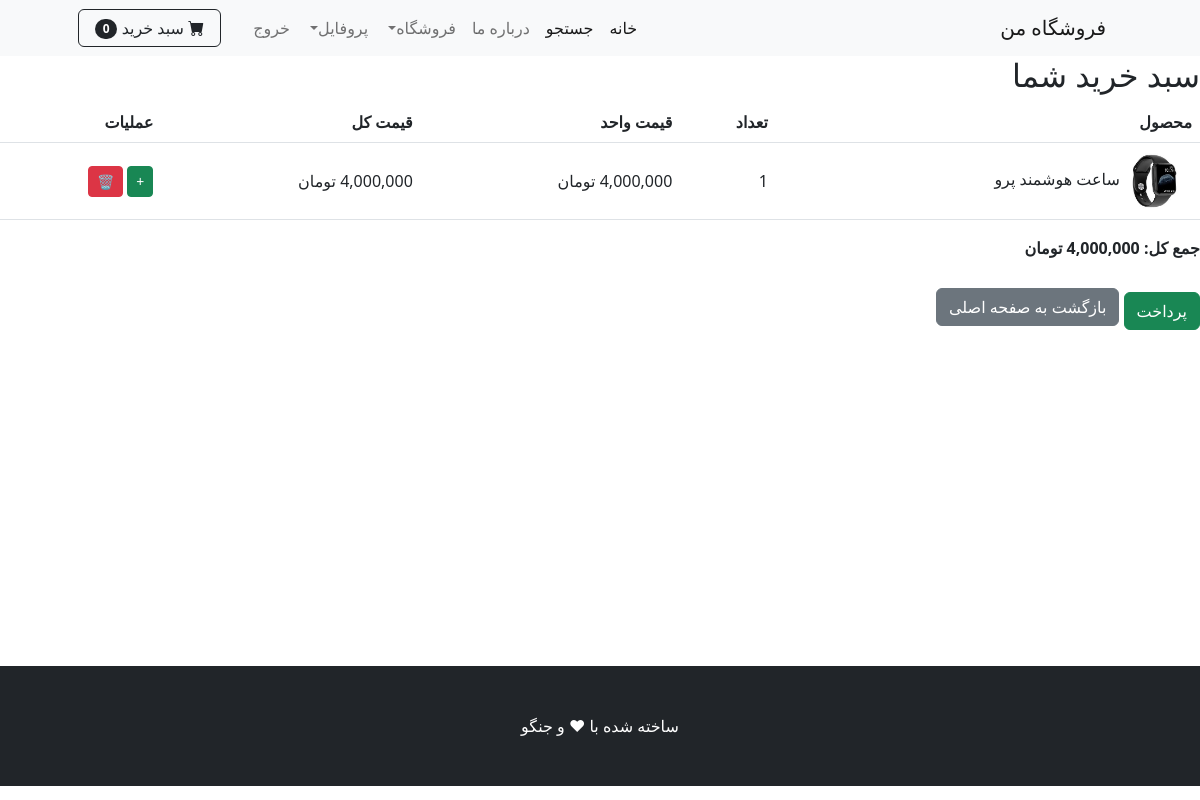
The app's page /cart/summary/ (signed in) with its own data.
### cart/models.py (models this page shows, shortened)
class CartItem(models.Model):
    cart = models.ForeignKey(Cart, related_name='items', on_delete=models.CASCADE)
    product = models.ForeignKey(Product, on_delete=models.CASCADE)
    quantity = models.PositiveIntegerField(default=1)
    added_at = models.DateTimeField(auto_now_add=True)
    def total_price(self):
        price = self.product.sale_price if self.product.is_sale else self.product.price
        return price * self.quantity

### shop/models.py (models this page shows, shortened)
class Product(models.Model):
    name = models.CharField(max_length=100)
    description = models.CharField(max_length=500, default="", blank=True, null=True)
    price = models.DecimalField(default=0, max_digits=15, decimal_places=0)
    category = models.ForeignKey(Category, on_delete=models.CASCADE, default=1)
    picture = models.ImageField(upload_to='uploads/products/', null=True, blank=True)
    is_sale = models.BooleanField(default=False)
    sale_price = models.DecimalField(default=0, max_digits=15, decimal_places=0)
    discount = models.DecimalField(default=0, max_digits=5, decimal_places=2)
    star=models.IntegerField(default=0,validators=[MinValueValidator(0),MaxValueValidator(5)])

### cart/views.py (the view)
# urls.py: path('summary/', views.cart_summary, name='cart_summary'),
@login_required
def cart_summary(request):
    cart, _ = Cart.objects.get_or_create(user=request.user)
    items = cart.items.all()
    return render(request, 'cart/cart_summary.html', {
        'cart': cart,
        'items': items,
        'total_price': cart.total_price()
    })

### cart/context_processors.py (called while the page is built)
def cart_total_qty(request):
    cart = request.session.get('cart')
    if not cart or not isinstance(cart, dict):
        cart = {}
        request.session['cart'] = cart
    return {'cart_total_qty': sum(cart.values())}

### cart/models.py (called while the page is built)
    def total_price(self):
        return sum(item.total_price() for item in self.items.all())

### cart/templates/cart/cart_summary.html (shortened to what this page needs)
{% extends "base.html" %}
{% load humanize %}
{% block content %}
<h2>سبد خرید شما</h2>
{% if items %}
<table class="table align-middle">
    <thead>
        <tr>
            <th>محصول</th>
            <th>تعداد</th>
            <th>قیمت واحد</th>
            <th>قیمت کل</th>
            <th>عملیات</th>
        </tr>
    </thead>
    <tbody>
        {% for item in items %}
        <tr id="row-{{ item.product.id }}">
            <td>
                {% if item.product.picture %}
                    <img src="{{ item.product.picture.url }}" alt="{{ item.product.name }}" width="60" class="me-2">
                {% else %}
                    <img src="https://dummyimage.com/60x60/dee2e6/6c757d.jpg" alt="تصویر ندارد">
                {% endif %}
                {{ item.product.name }}
            </td>
            <td id="qty-{{ item.product.id }}">{{ item.quantity }}</td>
            <td>{{ item.product.sale_price|default:item.product.price|intcomma }} تومان</td>
            <td id="total-{{ item.product.id }}">{{ item.total_price|intcomma }} تومان</td>
            <td>
                <button class="btn btn-sm btn-success add-cart-summary" data-id="{{ item.product.id }}">+</button>
                <button class="btn btn-sm btn-danger remove-cart-summary" data-id="{{ item.product.id }}">🗑️</button>
            </td>
        </tr>
        {% endfor %}
    </tbody>
</table>
<p><strong>جمع کل: <span id="total-cart">{{ total_price|intcomma }}</span> تومان</strong></p>
<a href="{% url 'checkout' %}" class="btn btn-success mt-3">پرداخت</a>
{% else %}
<p>سبد خرید خالی است.</p>
{% endif %}
<a href="{% url 'home' %}" class="btn btn-secondary mt-2">بازگشت به صفحه اصلی</a>
{% endblock %}

### records on screen
CartItem: product.picture (picture), product.name "ساعت هوشمند پرو", quantity "1", total_price "4,000,000"

### other values on screen
{{ total_qty|default:"0" }} "0"
{{ total_price|intcomma }} "4,000,000"
